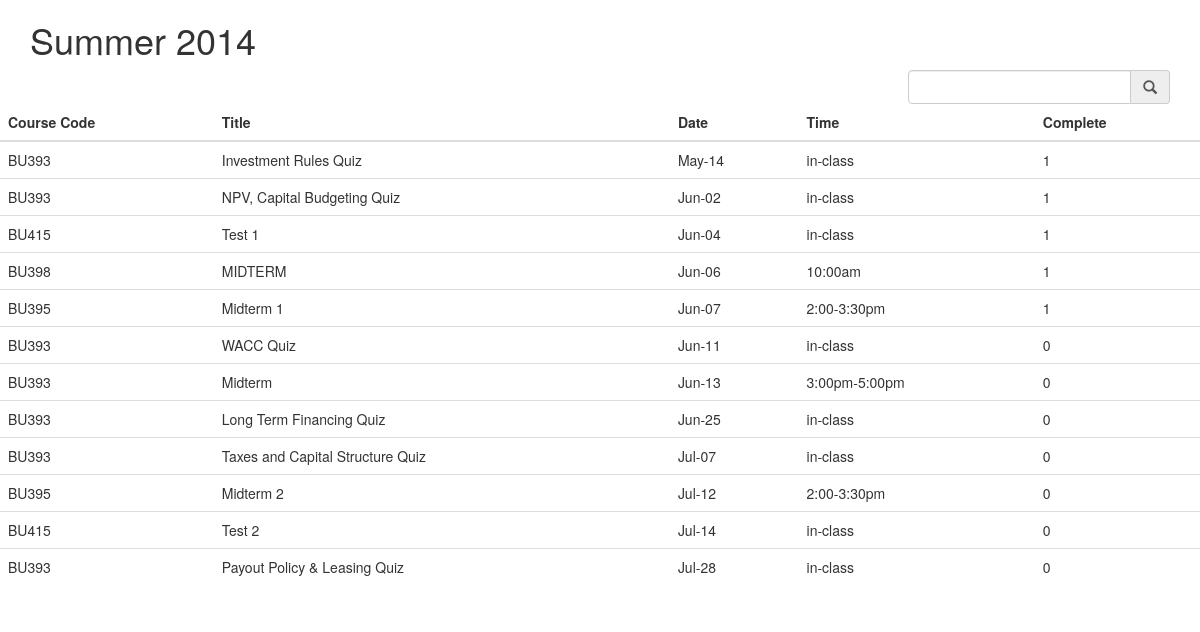
The app's page /Tests, older data.
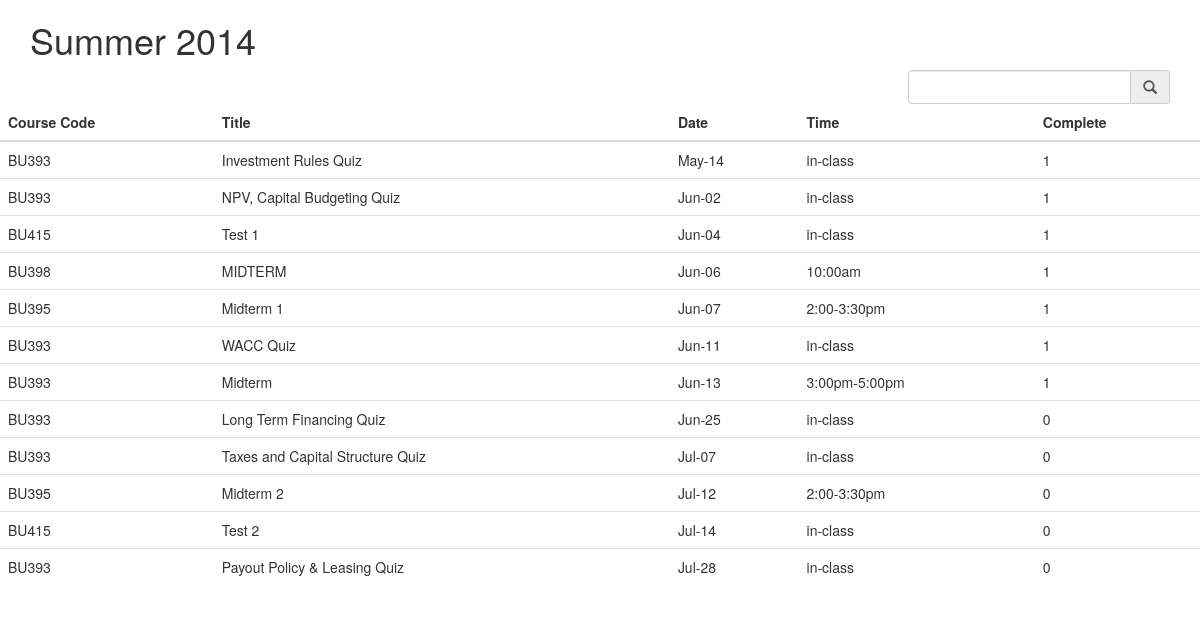
The same page, newer data.
### tables this page shows
CREATE TABLE Tests
            (course_code text, name text, date text, time text, complete bool);

### index.py (the view)
@app.route('/Tests')
def show_tests():
    db = get_db()
    sql = '''SELECT * FROM {0} ORDER BY date'''.format("Tests")
    cur = db.execute(sql)
    entries = cur.fetchall()
    return render_template('show_tests.html', entries=entries)

### index.py (called while the page is built)
def get_db():
    top = _app_ctx_stack.top
    if not hasattr(top, 'sqlite_db'):
        sqlite_db = sqlite3.connect(app.config['DATABASE'])
        sqlite_db.row_factory = sqlite3.Row
        top.sqlite_db = sqlite_db
    return top.sqlite_db

@app.teardown_appcontext
def close_db_connection(exception):
    top = _app_ctx_stack.top
    if hasattr(top, 'sqlite_db'):
        top.sqlite_db.close()

def format_datetime(value,format='%b-%d'):
    list_date = value.split('-')
    strdate = date(int(list_date[0]),int(list_date[1]),int(list_date[2]))
    return strdate.strftime(format)

### templates/show_tests.html (shortened to what this page needs)
{% extends "individual_reading.html" %}
{% block body %}
        <div class="row" >
            <div class="col-md-12">
                 <table class="table" id="homework">
                     <thead>
                      <tr>
                          <th>Course Code</th>
                          <th>Title</th>
                          <th>Date</th>
                          <th>Time</th>
                          <th>Complete</th>
                      </tr>
                      </thead>
                    <tbody>
                    {% for entry in entries %}
                    <tr>
                        <td>{{ entry.course_code }}</td>
                        <td>{{ entry.name }}</td>
                        <td>{{ entry.date|datetimeformat }}</td>
                        <td>{{ entry.time }}</td>
                        <td>{{ entry.complete }}</td>
                    </tr>
                    {% else %}
                    <tr><td><em>Unbelievable.  No entries here so far</em></td></tr>
                    {% endfor %}
                    </tbody>
                 </table>
        </div>
    </div>
{% endblock %}

Row changes from the older to the newer data that the page shows:
changed Tests "WACC Quiz": complete "0" → "1"
changed Tests "Midterm": complete "0" → "1"
